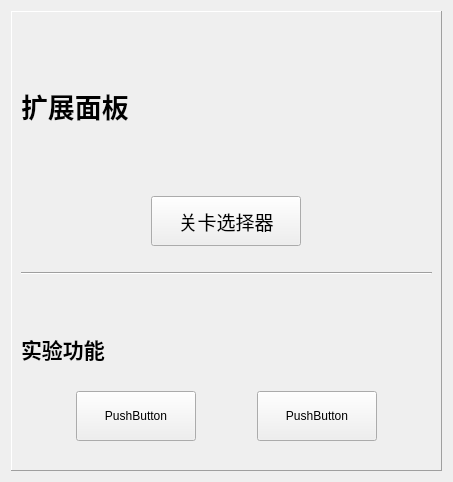
<?xml version="1.0" encoding="UTF-8"?>
<ui version="4.0">
 <class>Form</class>
 <widget class="QWidget" name="Form">
  <property name="geometry">
   <rect>
    <x>0</x>
    <y>0</y>
    <width>453</width>
    <height>482</height>
   </rect>
  </property>
  <property name="windowTitle">
   <string>Form</string>
  </property>
  <layout class="QGridLayout" name="gridLayout">
   <item row="0" column="0">
    <widget class="QFrame" name="frame">
     <property name="frameShape">
      <enum>QFrame::Panel</enum>
     </property>
     <property name="frameShadow">
      <enum>QFrame::Raised</enum>
     </property>
     <layout class="QVBoxLayout" name="verticalLayout_2">
      <item>
       <layout class="QVBoxLayout" name="verticalLayout" stretch="2,2,0,0,1,0,2,0">
        <item>
         <widget class="QLabel" name="label">
          <property name="font">
           <font>
            <pointsize>20</pointsize>
            <weight>75</weight>
            <bold>true</bold>
           </font>
          </property>
          <property name="text">
           <string>扩展面板</string>
          </property>
          <property name="alignment">
           <set>Qt::AlignLeading|Qt::AlignLeft|Qt::AlignVCenter</set>
          </property>
         </widget>
        </item>
        <item>
         <layout class="QHBoxLayout" name="horizontalLayout_2">
          <item>
           <widget class="QPushButton" name="pushButton">
            <property name="maximumSize">
             <size>
              <width>150</width>
              <height>50</height>
             </size>
            </property>
            <property name="font">
             <font>
              <pointsize>14</pointsize>
             </font>
            </property>
            <property name="text">
             <string>关卡选择器</string>
            </property>
           </widget>
          </item>
         </layout>
        </item>
        <item>
         <spacer name="verticalSpacer">
          <property name="orientation">
           <enum>Qt::Vertical</enum>
          </property>
          <property name="sizeType">
           <enum>QSizePolicy::Maximum</enum>
          </property>
          <property name="sizeHint" stdset="0">
           <size>
            <width>20</width>
            <height>20</height>
           </size>
          </property>
         </spacer>
        </item>
        <item>
         <widget class="Line" name="line">
          <property name="orientation">
           <enum>Qt::Horizontal</enum>
          </property>
         </widget>
        </item>
        <item>
         <widget class="QLabel" name="label_2">
          <property name="font">
           <font>
            <pointsize>16</pointsize>
            <weight>75</weight>
            <bold>true</bold>
           </font>
          </property>
          <property name="text">
           <string>实验功能</string>
          </property>
          <property name="alignment">
           <set>Qt::AlignBottom|Qt::AlignLeading|Qt::AlignLeft</set>
          </property>
         </widget>
        </item>
        <item>
         <spacer name="verticalSpacer_3">
          <property name="orientation">
           <enum>Qt::Vertical</enum>
          </property>
          <property name="sizeType">
           <enum>QSizePolicy::Maximum</enum>
          </property>
          <property name="sizeHint" stdset="0">
           <size>
            <width>20</width>
            <height>20</height>
           </size>
          </property>
         </spacer>
        </item>
        <item>
         <layout class="QHBoxLayout" name="horizontalLayout">
          <item>
           <widget class="QPushButton" name="pushButton_2">
            <property name="maximumSize">
             <size>
              <width>120</width>
              <height>50</height>
             </size>
            </property>
            <property name="text">
             <string>PushButton</string>
            </property>
           </widget>
          </item>
          <item>
           <widget class="QPushButton" name="pushButton_3">
            <property name="maximumSize">
             <size>
              <width>120</width>
              <height>50</height>
             </size>
            </property>
            <property name="text">
             <string>PushButton</string>
            </property>
           </widget>
          </item>
         </layout>
        </item>
        <item>
         <spacer name="verticalSpacer_4">
          <property name="orientation">
           <enum>Qt::Vertical</enum>
          </property>
          <property name="sizeType">
           <enum>QSizePolicy::Maximum</enum>
          </property>
          <property name="sizeHint" stdset="0">
           <size>
            <width>20</width>
            <height>20</height>
           </size>
          </property>
         </spacer>
        </item>
       </layout>
      </item>
     </layout>
    </widget>
   </item>
  </layout>
 </widget>
 <resources/>
 <connections/>
</ui>
